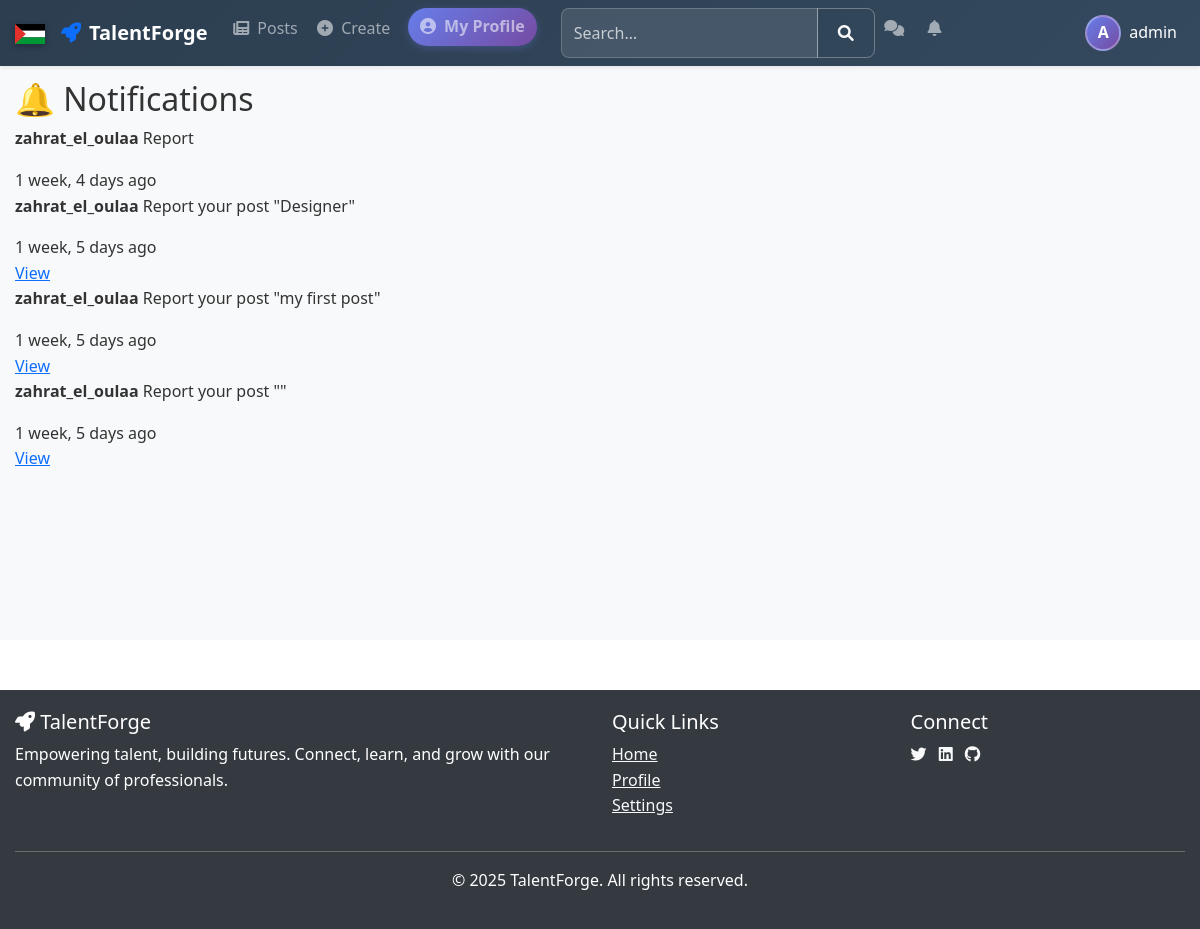
The app's page /posts/notifications/ (signed in) with its own data.
### posts/models.py (models this page shows, shortened)
class Notification(models.Model):
    NOTIFICATION_TYPES = (
        ('like', 'Like'),
        ('comment', 'Comment'),
        ('share', 'Share'),
        ('follow', 'Follow'),
        ('view', 'Profile View'),
        ('report', 'Report'),
    )
    user = models.ForeignKey(User, related_name='notifications', on_delete=models.CASCADE)
    from_user = models.ForeignKey(User, related_name='sent_notifications', on_delete=models.CASCADE)
    notification_type = models.CharField(max_length=10, choices=NOTIFICATION_TYPES)
    post = models.ForeignKey(Post, on_delete=models.CASCADE, null=True, blank=True)
    timestamp = models.DateTimeField(auto_now_add=True)
    is_read = models.BooleanField(default=False)
    class Meta:
        ordering = ['-timestamp']

class Post(models.Model):
    POST_TYPES = [
        ('text', 'Text'),
        ('image', 'Image'),
        ('video', 'Video'),
        ('job', 'Job Offer'),
    ]
    author = models.ForeignKey(User, on_delete=models.CASCADE, related_name='posts')
    type = models.CharField(max_length=10, choices=POST_TYPES)
    title = models.CharField(max_length=200, blank=True, null=True)
    content = models.TextField(blank=True, null=True)
    image = models.ImageField(upload_to='posts/images/', blank=True, null=True)
    video = models.FileField(upload_to='posts/videos/', blank=True, null=True)
    created_at = models.DateTimeField(auto_now_add=True)
    shared_post = models.ForeignKey('self', on_delete=models.CASCADE, null=True, blank=True, related_name='shares')

### posts/views.py (the view)
# urls.py: path('notifications/', views.notifications_view, name='notifications'),
@login_required
def notifications_view(request):
    notifications = Notification.objects.filter(user=request.user).order_by('-timestamp')
    unread_count = notifications.filter(is_read=False).count()
    if request.method == 'GET':
        notifications.update(is_read=True)
    return render(request, 'posts/notifications.html', {
        'notifications': notifications,
        'unread_count': unread_count
    })

### posts/templates/posts/notifications.html (shortened to what this page needs)
{% extends 'base.html' %}
{% load static %}
{% block content %}
<div class="notifications-container">
    <h2>🔔 Notifications</h2>
    {% if notifications %}
        <div class="notifications-list">
            {% for notification in notifications %}
                <div class="notification-item {% if not notification.is_read %}unread{% endif %}">
                    <div class="notification-content">
                        <p>
                            <strong>{{ notification.from_user.username }}</strong>
                            {{ notification.get_notification_type_display }}
                            {% if notification.post %}
                                your post "{{ notification.post.title }}"
                            {% endif %}
                        </p>
                        <span class="notification-time">{{ notification.timestamp|timesince }} ago</span>
                    </div>
                    {% if notification.post %}
                        <a href="{% url 'posts:post_detail' notification.post.pk %}" class="nav-button">
                            View
                        </a>
                    {% endif %}
                </div>
            {% endfor %}
        </div>
    {% else %}
        <p>No notifications yet.</p>
    {% endif %}
</div>
{% endblock %}

### templates/includes/navbar.html (shortened to what this page needs)
<nav class="navbar navbar-expand-lg navbar-dark bg-dark shadow-sm py-2 fixed-top">
    <div class="container">
        <div class="d-flex align-items-center">
            <div class="palestine-flag me-3" aria-label="Drapeau de la Palestine">
                <svg viewBox="0 0 36 24" width="30" height="20" aria-hidden="true">
                    <rect y="0" width="36" height="8" fill="#000"/>
                    <rect y="8" width="36" height="8" fill="#fff"/>
                    <rect y="16" width="36" height="8" fill="#009736"/>
                    <polygon points="0,0 13,12 0,24" fill="#e4312b"/>
                </svg>
            </div>
            <a class="navbar-brand fw-bold d-flex align-items-center" href="{% url 'base:home' %}">
                <i class="fas fa-rocket me-2 text-primary"></i> TalentForge
            </a>
        </div>
        <div class="collapse navbar-collapse" id="navbarNav">
            <ul class="navbar-nav me-auto mt-2 mt-lg-0">
                {% if user.is_authenticated %}
                <li class="nav-item">
                    <a class="nav-link" href="{% url 'posts:post_list' %}">
                        <i class="fas fa-newspaper me-1"></i> Posts
                    </a>
                </li>
                <li class="nav-item">
                    <a class="nav-link" href="{% url 'posts:post_create' %}">
                        <i class="fas fa-plus-circle me-1"></i> Create
                    </a>
                </li>
                <li class="nav-item">
                    <a class="nav-link quick-profile-link" href="/posts/profile/{{ user.username }}/">
                        <i class="fas fa-user-circle me-1"></i> My Profile
                    </a>
                </li>
                <li class="nav-item d-flex align-items-center">
                    <form class="d-flex ms-lg-3 my-2 my-lg-0 search-navbar" method="GET"
                          action="{% url 'posts:search' %}">
                        <div class="input-group">
                            <input type="text" name="q" class="form-control"
                                   placeholder="Search…" value="{{ request.GET.q|default:'' }}">
                            <button class="btn btn-outline-light" type="submit">
                                <i class="fas fa-search"></i>
                            </button>
                        </div>
                    </form>
                </li>
                <li class="nav-item">
                    <a class="nav-link" href="{% url 'posts:messages' %}">
                        <i class="fas fa-comments me-1"></i>
                    </a>
                </li>
                <li class="nav-item">
                    <a class="nav-link" href="{% url 'posts:notifications' %}">
                        <i class="fas fa-bell me-1"></i>
                    </a>
                </li>
                {% endif %}
            </ul>
            <ul class="navbar-nav">
                {% if user.is_authenticated %}
                <li class="nav-item dropdown">
                    <a
                       href="#"
                       data-bs-toggle="dropdown"
                       aria-expanded="false"
                       style="display: flex; align-items: center; gap: 8px; padding: 4px 8px; border-radius: 6px; text-decoration: none; color: white;">
                        <div class="user-avatar-container">
                            {% if user.userprofile.get_profile_picture %}
                                <div style="width: 36px; height: 36px; border-radius: 50%; overflow: hidden; border: 2px solid rgba(255,255,255,0.3);">
                                    <img src="{{ user.userprofile.get_profile_picture }}"
                                         alt="{{ user.username }}"
                                         style="width: 100%; height: 100%; object-fit: cover; display: block;">
                                </div>
                            {% else %}
                                <div style="width: 36px; height: 36px; border-radius: 50%; background: linear-gradient(135deg, #667eea 0%, #764ba2 100%); color: white; display: flex; align-items: center; justify-content: center; font-weight: bold; border: 2px solid rgba(255,255,255,0.3); font-size: 16px;">
                                    {{ user.username|first|upper }}
                                </div>
                            {% endif %}
                        </div>
                        <span class="username-text">{{ user.username }}</span>
                    </a>
                </li>
                {% endif %}
            </ul>
        </div>
    </div>
</nav>

### static/css/main.css (style rules this page uses)
:root { --bg-color: #ffffff; --text-color: #333333; --card-bg: #ffffff; --border-color: #dee2e6; --shadow-color: rgba(0, 0, 0, 0.1); --footer-bg: #343a40; --footer-text: #ffffff; --primary-gradient: linear-gradient(135deg, #667eea 0%, #764ba2 100%); --success-color: #28a745; --danger-color: #dc3545; --warning-color: #ffc107; --info-color: #17a2b8; }
* { box-sizing: border-box; }
body { background-color: var(--bg-color); color: var(--text-color); font-family: 'Segoe UI', Tahoma, Geneva, Verdana, sans-serif; line-height: 1.6; margin: 0; padding: 0; transition: background-color 0.3s ease, color 0.3s ease; }
.container { max-width: 1200px; margin: 0 auto; padding: 0 15px; }
.dropdown { position: relative; display: inline-block; }
.form-control { padding: 10px; border: 1px solid #ddd; border-radius: 5px; }
.btn { border-radius: 5px; padding: 10px 20px; font-weight: 500; transition: all 0.3s ease; }
.form-control { background: var(--bg-color); border: 1px solid var(--border-color); color: var(--text-color); border-radius: 8px; padding: 0.75rem; }

### templates/includes/navbar.html (style rules this page uses)
.navbar { z-index: 1030; background: linear-gradient(135deg, #2c3e50 0%, #34495e 100%) !important; }
.navbar-nav .nav-item .nav-link { padding-left: 0.6rem; padding-right: 0.6rem; font-size: 16px; transition: all 0.3s ease; border-radius: 6px; }
.quick-profile-link { background: linear-gradient(135deg, #667eea 0%, #764ba2 100%) !important; margin: 0 8px; padding: 6px 12px !important; border-radius: 20px !important; font-weight: 600; box-shadow: 0 2px 8px rgba(102, 126, 234, 0.3); transition: all 0.3s ease !important; }
.user-avatar-container { display: flex; align-items: center; }
.username-text { font-weight: 500; color: white; }
.navbar .input-group { min-width: 250px; }
.navbar .form-control { background-color: rgba(255, 255, 255, 0.1); border: 1px solid rgba(255, 255, 255, 0.2); color: white; border-radius: 8px; }
.navbar .form-control::placeholder { color: rgba(255, 255, 255, 0.7); }
.navbar .btn-outline-light { border-color: rgba(255, 255, 255, 0.3); border-radius: 8px; }
.palestine-flag { cursor: pointer; position: relative; display: inline-block; animation: wave 3s ease-in-out infinite; will-change: transform; filter: drop-shadow(0 2px 3px rgba(0,0,0,0.3)); }
.palestine-flag::after { content: "Viva Palestina"; position: absolute; bottom: -35px; left: 50%; transform: translateX(-50%); background: rgba(0, 0, 0, 0.8); color: white; padding: 4px 10px; border-radius: 4px; font-size: 12px; font-weight: bold; white-space: nowrap; opacity: 0; transition: opacity 0.3s; pointer-events: none; z-index: 9999; }

### records on screen
Notification: from_user.username "zahrat_el_oulaa", notification_type "Report", timestamp "1 week, 4 days"
Notification: from_user.username "zahrat_el_oulaa", notification_type "Report", post "Designer", timestamp "1 week, 5 days", shows "View"
Notification: from_user.username "zahrat_el_oulaa", notification_type "Report", post "my first post", timestamp "1 week, 5 days", shows "View"
Notification: from_user.username "zahrat_el_oulaa", notification_type "Report", timestamp "1 week, 5 days", shows "View"

### other values on screen
{{ user.username|first|upper }} "A"
{{ user.username }} "admin"
